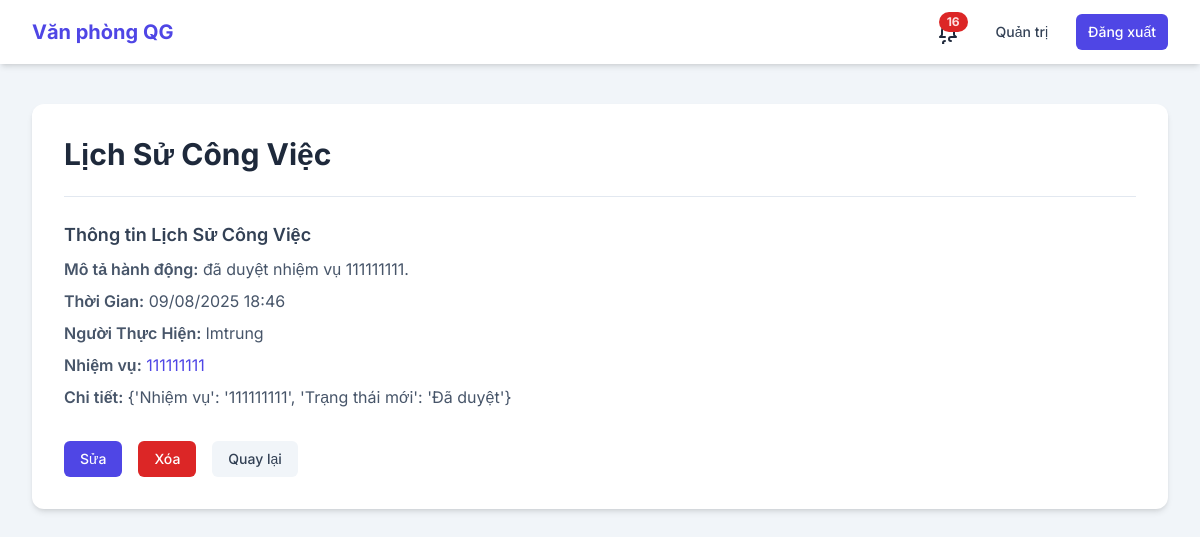
The page /lichsucongviec/1/ (signed in) on the database its author committed.
### core/models.py (models this page shows, shortened)
class LichSuCongViec(models.Model):
    nhiem_vu = models.ForeignKey(NhiemVu, on_delete=models.CASCADE, related_name='lich_su', null=True, blank=True)
    user = models.ForeignKey(settings.AUTH_USER_MODEL, on_delete=models.SET_NULL, null=True)
    timestamp = models.DateTimeField(auto_now_add=True)
    mo_ta = models.CharField(max_length=255, verbose_name=_('Mô tả hành động'), null=True)
    details = models.JSONField(null=True, blank=True, verbose_name=_('Chi tiết'))
    class Meta:
        ordering = ['-timestamp']

class NhiemVu(models.Model):
    class TrangThai(models.TextChoices):
        PENDING_ASSIGNMENT_APPROVAL = 'PENDING_ASSIGNMENT_APPROVAL', _('Chờ duyệt giao')
        ASSIGNED = 'ASSIGNED', _('Đã giao')
        PENDING_COMPLETION_APPROVAL = 'PENDING_COMPLETION_APPROVAL', _('Chờ duyệt hoàn thành')
        COMPLETED = 'COMPLETED', _('Hoàn thành')
    class MucDoUuTien(models.TextChoices):
        KHAN = 'KHAN', _('Khẩn')
        CAO = 'CAO', _('Cao')
        THUONG = 'THUONG', _('Thường')
        THAP = 'THAP', _('Thấp')
    class RecurringFrequency(models.TextChoices):
        DAILY = 'DAILY', _('Hàng ngày')
        WEEKLY = 'WEEKLY', _('Hàng tuần')
        MONTHLY = 'MONTHLY', _('Hàng tháng')
        YEARLY = 'YEARLY', _('Hàng năm')
    ten_nhiem_vu = models.CharField(max_length=255, verbose_name=_('Tên nhiệm vụ'))
    mo_ta = models.TextField(verbose_name=_('Mô tả'))
    trang_thai = models.CharField(max_length=50, choices=TrangThai.choices, default=TrangThai.PENDING_ASSIGNMENT_APPROVAL, verbose_name=_('Trạng thái'))
    muc_do_uu_tien = models.CharField(max_length=50, choices=MucDoUuTien.choices, default=MucDoUuTien.THUONG, verbose_name=_('Mức độ ưu tiên'))
    ngay_bat_dau = models.DateTimeField(verbose_name=_('Ngày bắt đầu'), null=True, blank=True)
    ngay_ket_thuc = models.DateTimeField(verbose_name=_('Ngày kết thúc'), null=True, blank=True)
    id_ke_hoach = models.ForeignKey(KeHoach, on_delete=models.SET_NULL, null=True, blank=True, related_name='nhiem_vu', verbose_name=_('Kế hoạch'))
    id_nguoi_tao = models.ForeignKey(settings.AUTH_USER_MODEL, on_delete=models.SET_NULL, null=True, related_name='nhiem_vu_da_tao', verbose_name=_('Người tạo'))
    id_nguoi_giao_viec = models.ForeignKey(settings.AUTH_USER_MODEL, on_delete=models.SET_NULL, null=True, related_name='nhiem_vu_da_giao', verbose_name=_('Người giao việc'))
    id_nguoi_thuc_hien = models.ForeignKey(settings.AUTH_USER_MODEL, on_delete=models.SET_NULL, null=True, related_name='nhiem_vu_thuc_hien', verbose_name=_('Người thực hiện'))
    id_phong_ban_lien_quan = models.ForeignKey(PhongBan, on_delete=models.SET_NULL, null=True, blank=True, verbose_name=_('Phòng ban liên quan'))
    id_nhiem_vu_cha = models.ForeignKey('self', on_delete=models.CASCADE, null=True, blank=True, related_name='sub_tasks', verbose_name=_('Nhiệm vụ cha'))
    thoi_gian_uoc_tinh = models.FloatField(null=True, blank=True, verbose_name=_('Thời gian ước tính (giờ)'))
    thoi_gian_thuc_te = models.FloatField(null=True, blank=True, verbose_name=_('Thời gian thực tế (giờ)'))
    thoi_gian_xu_ly = models.FloatField(null=True, blank=True, verbose_name=_('Thời gian xử lý (giờ)'))
    is_recurring = models.BooleanField(default=False, verbose_name=_('Nhiệm vụ lặp lại'))
    recurring_frequency = models.CharField(max_length=20, choices=RecurringFrequency.choices, null=True, blank=True, verbose_name=_('Tần suất lặp lại'))
    recurring_until = models.DateTimeField(null=True, blank=True, verbose_name=_('Lặp lại đến ngày'))
    danh_gia_sao = models.IntegerField(null=True, blank=True, choices=[(i, str(i)) for i in range(1, 6)], verbose_name=_('Đánh giá sao'))
    loi_danh_gia = models.TextField(null=True, blank=True, verbose_name=_('Lời đánh giá'))
    ngay_ket_thuc_de_xuat = models.DateTimeField(null=True, blank=True, verbose_name=_('Ngày kết thúc đề xuất'))
    ly_do_gia_han = models.TextField(null=True, blank=True, verbose_name=_('Lý do gia hạn'))
    class TrangThaiGiaHan(models.TextChoices):
        CHUA_DUYET = 'CHUA_DUYET', _('Chưa duyệt')
        DA_DUYET = 'DA_DUYET', _('Đã duyệt')
        DA_TU_CHOI = 'DA_TU_CHOI', _('Đã từ chối')
    trang_thai_gia_han = models.CharField(max_length=50, choices=TrangThaiGiaHan.choices, default=TrangThaiGiaHan.CHUA_DUYET, verbose_name=_('Trạng thái gia hạn'))
    nguoi_duyet_gia_han = models.ForeignKey(settings.AUTH_USER_MODEL, on_delete=models.SET_NULL, null=True, blank=True, related_name='nhiem_vu_duyet_gia_han', verbose_name=_('Người duyệt gia hạn'))
    is_quy_trinh_dac_biet = models.BooleanField(default=False, verbose_name=_('Quy trình đặc biệt'))
    id_nguoi_duyet_giao_viec = models.ForeignKey(settings.AUTH_USER_MODEL, on_delete=models.SET_NULL, null=True, blank=True, related_name='nhiem_vu_da_duyet_giao', verbose_name=_('Người duyệt giao việc'))
    ngay_hoan_thanh = models.DateTimeField(null=True, blank=True, verbose_name=_('Ngày hoàn thành'))

### users/models.py (models this page shows)
class CustomUser(AbstractUser):
    class Role(models.TextChoices):
        LANH_DAO_CO_QUAN = 'LANH_DAO_CO_QUAN', 'Lãnh đạo Cơ quan'
        LANH_DAO_VAN_PHONG = 'LANH_DAO_VAN_PHONG', 'Lãnh đạo Văn phòng'
        LANH_DAO_PHONG = 'LANH_DAO_PHONG', 'Lãnh đạo Phòng'
        CHUYEN_VIEN_VAN_PHONG = 'CHUYEN_VIEN_VAN_PHONG', 'Chuyên viên Văn phòng'
        CHUYEN_VIEN_PHONG = 'CHUYEN_VIEN_PHONG', 'Chuyên viên Phòng'
        CHUYEN_VIEN = 'CHUYEN_VIEN', 'Chuyên viên'
    role = models.CharField(max_length=50, choices=Role.choices, default=Role.CHUYEN_VIEN_PHONG)
    co_quan = models.ForeignKey('core.CoQuan', on_delete=models.CASCADE, null=True, blank=True)
    phong_ban = models.ForeignKey('core.PhongBan', on_delete=models.CASCADE, null=True, blank=True)
    zalo_user_id = models.CharField(max_length=255, blank=True, null=True, verbose_name='Zalo User ID')

### core/views.py (the view)
# urls.py: path('lichsucongviec/<int:pk>/', views.LichSuCongViecDetailView.as_view(), name='lichsucongviec-detail'),
class LichSuCongViecDetailView(LoginRequiredMixin, DetailView):
    model = LichSuCongViec
    template_name = 'core/lichsucongviec_detail.html'

### core/templates/core/lichsucongviec_detail.html (shortened to what this page needs)
{% extends 'core/base.html' %}
{% load i18n %}
{% block content %}
    <div class="bg-white p-8 rounded-xl shadow-md">
        <div class="flex justify-between items-start mb-4">
            <div>
                <h1 class="text-3xl font-bold text-slate-800">{% trans "Lịch Sử Công Việc" %}</h1>
            </div>
        </div>
        <div class="mt-6 border-t border-slate-200 pt-6">
            <h2 class="text-lg font-semibold text-slate-700 mb-2">{% trans "Thông tin Lịch Sử Công Việc" %}</h2>
            <p class="text-slate-600 mb-2"><strong class="font-semibold">{% trans "Mô tả hành động" %}:</strong> {{ object.mo_ta }}</p>
            <p class="text-slate-600 mb-2"><strong class="font-semibold">{% trans "Thời Gian" %}:</strong> {{ object.timestamp|date:"d/m/Y H:i" }}</p>
            <p class="text-slate-600 mb-2"><strong class="font-semibold">{% trans "Người Thực Hiện" %}:</strong> {{ object.user.username }}</p>
            <p class="text-slate-600 mb-2"><strong class="font-semibold">{% trans "Nhiệm vụ" %}:</strong> <a href="{% url 'nhiemvu-detail' object.nhiem_vu.pk %}" class="text-indigo-600 hover:underline">{{ object.nhiem_vu.ten_nhiem_vu }}</a></p>
            {% if object.details %}
                <p class="text-slate-600 mb-2"><strong class="font-semibold">{% trans "Chi tiết" %}:</strong> {{ object.details }}</p>
            {% endif %}
        </div>
        <div class="mt-8 flex items-center justify-start space-x-4">
            <a href="{% url 'lichsucongviec-update' object.pk %}" class="px-4 py-2 rounded-md text-sm font-medium text-white bg-indigo-600 hover:bg-indigo-700 transition-colors">{% trans "Sửa" %}</a>
            <a href="{% url 'lichsucongviec-delete' object.pk %}" class="px-4 py-2 rounded-md text-sm font-medium text-white bg-red-600 hover:bg-red-700 transition-colors">{% trans "Xóa" %}</a>
            <a href="{% url 'lichsucongviec-list' %}" class="px-4 py-2 rounded-md text-sm font-medium text-slate-700 bg-slate-100 hover:bg-slate-200 transition-colors">{% trans "Quay lại" %}</a>
        </div>
    </div>
{% endblock %}

### core/templates/core/base.html (style rules this page uses)
body { font-family: 'Inter', sans-serif; }

### rows shown on the page
LichSuCongViec: mo_ta "đã duyệt nhiệm vụ 111111111.", timestamp "09/08/2025 18:46", user.username "lmtrung", nhiem_vu.ten_nhiem_vu "111111111", details "{'Nhiệm vụ': '111111111', 'Trạng thái mới': 'Đã duyệt'}"
